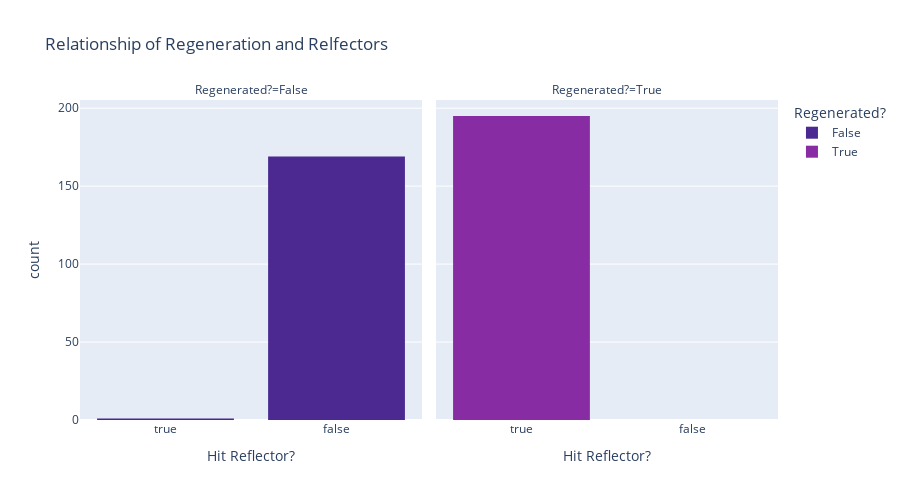

Source (notebook cell):
### Code cell
px.histogram(df, x='hit reflector', title='Relationship of Regeneration and Relfectors', color='regen', facet_col='regen', **histogram_options)

### Figure 1 — Plotly figure (JSON) as saved in the notebook; plotly's stock layout.template omitted (floating-point values rounded to 4 significant figures; data arrays with more than 128 entries replaced by an {"elided": "..."} marker saying what was removed)
{"data": [{"alignmentgroup": "True", "bingroup": "x", "hovertemplate": "Regenerated?=False<br>Hit Reflector?=%{x}<br>count=%{y}<extra></extra>", "legendgroup": "False", "marker": {"color": "rgb(75, 41, 145)", "pattern": {"shape": ""}}, "name": "False", "offsetgroup": "False", "orientation": "v", "showlegend": true, "type": "histogram", "x": {"elided": "170 bool values"}, "xaxis": "x", "yaxis": "y"}, {"alignmentgroup": "True", "bingroup": "x", "hovertemplate": "Regenerated?=True<br>Hit Reflector?=%{x}<br>count=%{y}<extra></extra>", "legendgroup": "True", "marker": {"color": "rgb(135, 44, 162)", "pattern": {"shape": ""}}, "name": "True", "offsetgroup": "True", "orientation": "v", "showlegend": true, "type": "histogram", "x": {"elided": "195 bool values"}, "xaxis": "x2", "yaxis": "y2"}], "layout": {"annotations": [{"font": {}, "showarrow": false, "text": "Regenerated?=False", "x": 0.245, "xanchor": "center", "xref": "paper", "y": 1, "yanchor": "bottom", "yref": "paper"}, {"font": {}, "showarrow": false, "text": "Regenerated?=True", "x": 0.755, "xanchor": "center", "xref": "paper", "y": 1, "yanchor": "bottom", "yref": "paper"}], "barmode": "relative", "height": 500, "legend": {"title": {"text": "Regenerated?"}, "tracegroupgap": 0}, "title": {"text": "Relationship of Regeneration and Relfectors"}, "xaxis": {"anchor": "y", "domain": [0, 0.49], "title": {"text": "Hit Reflector?"}}, "xaxis2": {"anchor": "y2", "domain": [0.51, 1], "matches": "x", "title": {"text": "Hit Reflector?"}}, "yaxis": {"anchor": "x", "domain": [0, 1], "title": {"text": "count"}}, "yaxis2": {"anchor": "x2", "domain": [0, 1], "matches": "y", "showticklabels": false}}}
